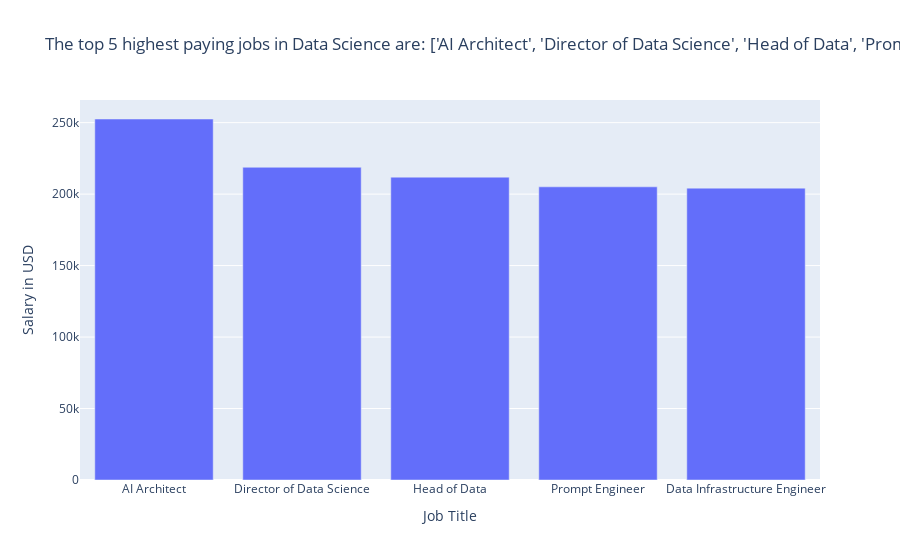

The cell this chart's notebook holds for it:
### Code cell
# Answer to "1. Which job on average pays the most"

# Step 1: Calculate the employee count for each job title
employee_count = df["job_title"].value_counts()

# Step 2: Filter the job titles to include only those with more than 20 employees
filtered_jobs = employee_count[employee_count > 10].index

# Step 3: Calculate the average salary for these filtered job titles
highest_paying_job = df[df["job_title"].isin(filtered_jobs)].groupby("job_title")["salary_in_usd"].mean().sort_values(ascending=False).reset_index()

# Step 4: Select the top 5 highest paying jobs
top_5_jobs = highest_paying_job.iloc[:5]

# Step 5: Plot the graph using the filtered data
fig = px.bar(top_5_jobs, x="job_title", y="salary_in_usd", title=f"The top 5 highest paying jobs in Data Science are: {top_5_jobs['job_title'].tolist()}", labels={"job_title": "Job Title", "salary_in_usd": "Salary in USD"})

fig.show()

### Figure 1 — Plotly figure (JSON) as saved in the notebook; plotly's stock layout.template omitted (floating-point values rounded to 4 significant figures)
{"data": [{"alignmentgroup": "True", "hovertemplate": "Job Title=%{x}<br>Salary in USD=%{y}<extra></extra>", "legendgroup": "", "marker": {"color": "#636efa", "pattern": {"shape": ""}}, "name": "", "offsetgroup": "", "orientation": "v", "showlegend": false, "textposition": "auto", "type": "bar", "x": ["AI Architect", "Director of Data Science", "Head of Data", "Prompt Engineer", "Data Infrastructure Engineer"], "xaxis": "x", "y": [252600.0, 218800.0, 211900.0, 205100.0, 204200.0], "yaxis": "y"}], "layout": {"barmode": "relative", "legend": {"tracegroupgap": 0}, "title": {"text": "The top 5 highest paying jobs in Data Science are: ['AI Architect', 'Director of Data Science', 'Head of Data', 'Prompt Engineer', 'Data Infrastructure Engineer']"}, "xaxis": {"anchor": "y", "domain": [0, 1], "title": {"text": "Job Title"}}, "yaxis": {"anchor": "x", "domain": [0, 1], "title": {"text": "Salary in USD"}}}}
